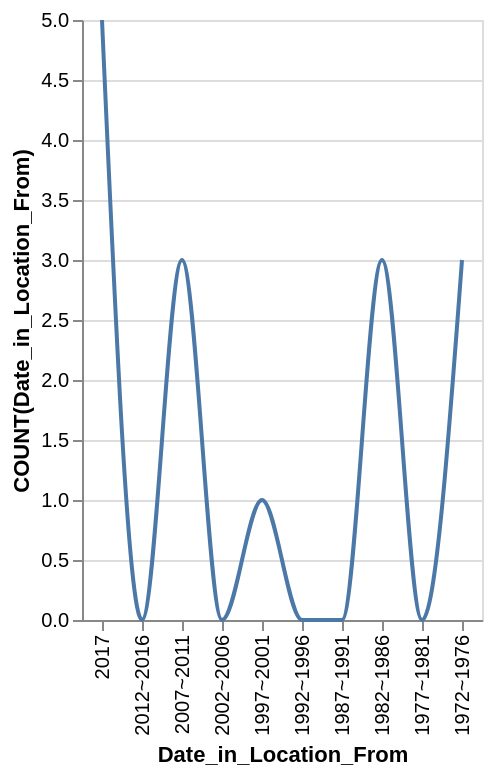

Describe this chart as a Vega-Lite specification.
### Vega-Lite specification from a JSON file in a GitHub repository (floating-point values rounded to 4 significant figures)
{"data": {"values": [{"x_data": "2017", "y_data": 5}, {"x_data": "2012~2016", "y_data": 0}, {"x_data": "2007~2011", "y_data": 3}, {"x_data": "2002~2006", "y_data": 0}, {"x_data": "1997~2001", "y_data": 1}, {"x_data": "1992~1996", "y_data": 0}, {"x_data": "1987~1991", "y_data": 0}, {"x_data": "1982~1986", "y_data": 3}, {"x_data": "1977~1981", "y_data": 0}, {"x_data": "1972~1976", "y_data": 3}]}, "mark": {"type": "line", "interpolate": "monotone"}, "encoding": {"x": {"field": "x_data", "type": "nominal", "title": "Date_in_Location_From", "sort": "descending"}, "y": {"field": "y_data", "type": "quantitative", "title": "COUNT(Date_in_Location_From)"}}}
